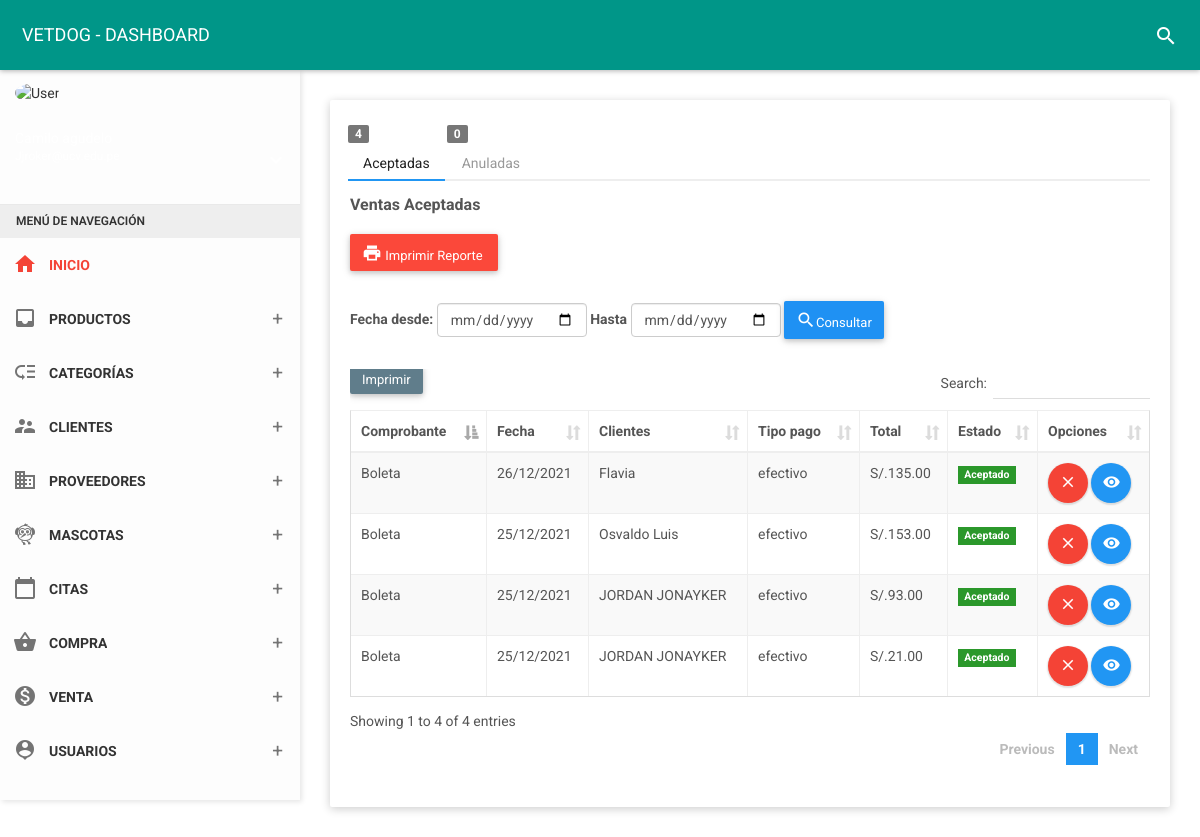
/vista/venta/venta_fecha (signed in), run on the app's committed database.
### tables this page shows
CREATE TABLE `venta` (
  `id_venta` int(11) NOT NULL,
  `fecha` datetime NOT NULL,
  `numfact` int(11) NOT NULL,
  `estado` char(1) NOT NULL,
  `id_due` int(11) NOT NULL,
  `total` decimal(10,2) NOT NULL,
  `tipoc` varchar(25) NOT NULL,
  `tipopa` varchar(25) NOT NULL,
  `numtarj` char(20) NOT NULL,
  `typetarj` varchar(20) NOT NULL,
  `nomtarj` varchar(40) NOT NULL,
  `expmon` char(1) NOT NULL,
  `expyear` char(2) NOT NULL,
  `cvc` char(4) NOT NULL,
  `recibir` decimal(10,2) NOT NULL,
  `cambio` decimal(10,2) NOT NULL
);

CREATE TABLE `owner` (
  `id_due` int(11) NOT NULL,
  `dni_due` char(8) NOT NULL,
  `nom_due` varchar(35) NOT NULL,
  `ape_due` varchar(35) NOT NULL,
  `fecnaci` varchar(35) NOT NULL,
  `movil` char(9) NOT NULL,
  `fijo` char(6) NOT NULL,
  `correo` varchar(30) NOT NULL,
  `direc` varchar(150) NOT NULL,
  `estado` char(1) NOT NULL,
  `usuario` varchar(25) NOT NULL,
  `contra` varchar(255) NOT NULL,
  `cargo` int(11) NOT NULL,
  `foto` varchar(255) NOT NULL,
  `fere` timestamp NOT NULL DEFAULT current_timestamp() ON UPDATE current_timestamp()
);

### vista/venta/adminDAO.php (called while the page is built, shortened)
<?php
	class AccesoDB{
	private static $cnPDO = null;
	public static function getConnectionPDO(){
		if( self::$cnPDO == null){
			try{
				$url = 'mysql:host=localhost;dbname=vetdog';
				$user = 'root';
				$pass = '';
				self::$cnPDO = new PDO($url,$user,$pass);
				self::$cnPDO->setAttribute(PDO::ATTR_ERRMODE, PDO::ERRMODE_EXCEPTION);
				self::$cnPDO->SetAttribute(PDO::ATTR_CASE, PDO::CASE_LOWER);
				self::$cnPDO->setAttribute(PDO::ATTR_DEFAULT_FETCH_MODE, PDO::FETCH_ASSOC);
				} catch (Exception $exc){
						throw $exc;
					}
			}
			return self::$cnPDO;
		}
	}
	function fechaNormal($fecha){
		$nfecha = date('d/m/Y',strtotime($fecha));
		return $nfecha;
	}
	class adminDAO{
		public function allBitacora(){
			try{
				$pdo = AccesoDB::getConnectionPDO();
				$sql = "SELECT id_venta, fecha, venta.estado, owner.id_due, owner.dni_due, owner.nom_due, owner.ape_due, owner.fecnaci, owner.correo, owner.movil, owner.fijo, owner.direc, venta.total, venta.tipoc, venta.tipopa, venta.numtarj, venta.typetarj, venta.nomtarj, venta.expmon, venta.expyear, venta.cvc, venta.recibir, venta.cambio FROM venta INNER JOIN owner ON venta.id_due = owner.id_due WHERE venta.estado='1'  ORDER BY id_venta DESC";
				$stmt = $pdo->prepare($sql);
				$stmt->execute();
				$return = $stmt->fetchAll();
				return $return;
			} catch (Exception $e){
				throw $e;
			}
		}
	}
?>

### vista/venta/imprimir_fe.php (the view, shortened to what this page needs)
<?php
require_once '../venta/adminDAO.php';
$impr = new adminDAO();
$datos = $impr->allBitacora();
?>
<?php
	if(count($datos)>0){
	for($x=0; $x<count($datos); $x++){
?>
	<tr>
		<td><?php echo $datos[$x]['tipoc']; ?></td>
		<td><?php echo fechaNormal($datos[$x]['fecha']); ?></td>
		<td><?php echo $datos[$x]['nom_due']; ?></td>
		<td><?php echo $datos[$x]['tipopa']; ?></td>
		<td>S/.<?php echo $datos[$x]['total']; ?></td>
		<td>
                <?php
                if($datos[$x]['estado']==1)  { ?>
                <form  method="get" action="javascript:activo('<?php echo $datos[$x]['id_venta']; ?>')">
                    <span class="label label-success">Aceptado</span>
                </form>
                <?php  }   else {?>
                    <form  method="get" action="javascript:inactivo('<?php echo $datos[$x]['id_venta']; ?>')">
                        <button type="submit" class="btn btn-danger btn-xs">Anuladas</button>
                     </form>
                        <?php  } ?>
        </td>
        <td>
                <a type="button" data-toggle="modal" href="#delete_<?php echo $datos[$x]['id_venta']; ?>"  class="btn bg-red btn-circle waves-effect waves-circle waves-float">
                    <i class="material-icons">close</i>
                </a>
                <a type="button" href="../venta/detalles?id=<?php echo $datos[$x]['id_venta']; ?>"  class="btn bg-blue btn-circle waves-effect waves-circle waves-float">
                    <i class="material-icons">remove_red_eye</i>
                </a>
            </td>
	</tr>
<?php
	}
	}else{
?>
	<tr class="odd"><td valign="top" colspan="8" class="dataTables_empty">No hay datos disponibles en la tabla</td></tr>
<?php
	}
?>

### data on the page
venta: tipoc "Boleta", fecha "26/12/2021", id_due.nom_due "Flavia", tipopa "efectivo", total "135.00"
venta: tipoc "Boleta", fecha "25/12/2021", id_due.nom_due "Osvaldo Luis", tipopa "efectivo", total "153.00"
venta: tipoc "Boleta", fecha "25/12/2021", id_due.nom_due "JORDAN JONAYKER", tipopa "efectivo", total "93.00"
venta: tipoc "Boleta", fecha "25/12/2021", id_due.nom_due "JORDAN JONAYKER", tipopa "efectivo", total "21.00"

### other printed values
$total "4"
$total "0"
